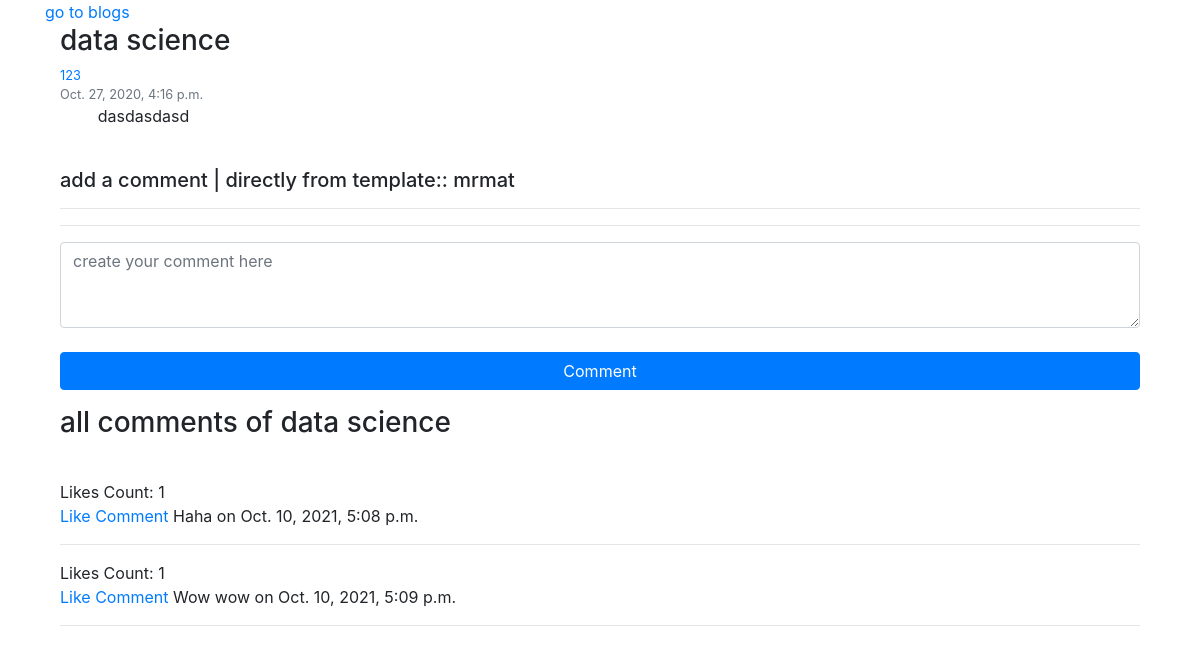
/view_blog/10 (signed in), run on the app's committed database.
### home/models.py (models this page shows, shortened)
class Blog(models.Model):
    aurthor = models.ForeignKey(User , null=True , on_delete=models.CASCADE)
    title = models.CharField(max_length=20)
    content = models.TextField()
    time = models.DateTimeField(auto_now_add=True)
    def __str__(self):
        return (self.title)

class Comment(models.Model):
    post = models.ForeignKey(Blog, null=True ,blank=True, related_name='comments', on_delete=models.CASCADE)
    name = models.ForeignKey(User, on_delete=models.CASCADE, null=True, blank=True)
    content = models.TextField(null=True,blank=True)
    date_added = models.DateTimeField(auto_now_add=True)
    like = models.ManyToManyField(User , related_name='likes')

### home/views.py (the view, shortened to what this page needs)
# urls.py: path('view_blog/<int:pk_second>', views.view_blog, name='view_blog'),
def view_blog(request, pk_second):
    if request.user.is_anonymous:
        return redirect("login")
    else:
        blog = Blog.objects.get(pk=pk_second)
        users = User.objects.all()
        commenty = blog.comments.annotate(
            count=Count('like')).order_by('-count')
        form = Comments(initial={'post': blog})
        context = {'blog': blog, 'commenty': commenty,
                   'form': form}
        return render(request, 'view_blog.html', context )

### home/forms.py
class Comments(forms.ModelForm):
    class Meta:
        model = Comment
        fields = ('post','content')
        widgets={
        'post' : forms.Select(attrs={'class':'form-control' ,'placeholder':' Name'}),
        'content' : forms.Textarea(attrs={'class':'form-control' , 'rows' : 3 ,'placeholder':'create your comment here'}),
        }

### templates/view_blog.html (shortened to what this page needs)
<html>
<head>
    <link rel="stylesheet" href="https://stackpath.bootstrapcdn.com/bootstrap/4.5.2/css/bootstrap.min.css"
>
</head>
<body class='container'>
    <a href="/blogs"> go to blogs</a>
    <div class="container">
        <h3>{{blog.title}}</h3>
        <small class="text-muted">
            <a href='{% url "user_profile" blog.aurthor.id %}'>
                {{blog.aurthor.username}}
            </a>
            <br />
            {{blog.time}}
        </small>
        <p style="white-space:pre-wrap;text-indent: 1cm;">{{blog.content}} </p>
        <br>
        <h5>
            add a comment {{aurthor}} | directly from template:: {{user}}
        </h5>
        <form method="POST">
            <hr>
            <hr>
            {{form.content}}
            <br>
            <button value="submit" type='submit' class="btn btn-primary btn-block">Comment </button>
        </form>
        {% if commenty %}
        <h3>
            all comments of {{blog.title}}
        </h3>
        <br>
        {% for comment in commenty %}
        {%if comment.name %}
        Likes Count: {{comment.like.all | length}} <br>
        {%if request.user in comment.like.all %}
        <a href="#">Liked Comment</a>
        {%else %}
        <a href="{{blog.pk}}/like/{{comment.pk}}">Like Comment</a>
        {%endif %}
        {%else %}
        <h4>Guest </h4>
        {%endif %}
        {{ comment.content }}
        on
        {{ comment.date_added }}
        <hr>
        {% endfor %}
        {% else %}
        <h1>
            No Comments till now
        </h1>
        {% endif %}
    </div>
</body>
</html>

### data on the page
Blog: title "data science", aurthor.username "123", time "Oct. 27, 2020, 4:16 p.m.", content "dasdasdasd"
Comment: like.all|length "1", content "Haha", date_added "Oct. 10, 2021, 5:08 p.m."
Comment: like.all|length "1", content "Wow wow", date_added "Oct. 10, 2021, 5:09 p.m."

### other printed values
{{ user }} "mrmat"
